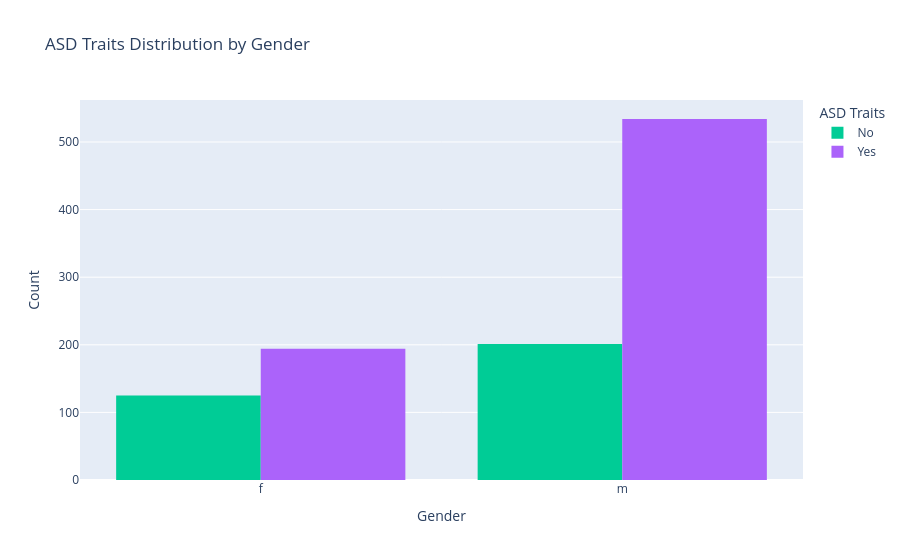

Notebook cell for this chart:
### Code cell
fig_bar_gender = px.histogram(
    asd_toddlers_df, 
    x="Sex", 
    color="ASD_Traits",
    barmode="group",
    color_discrete_map={"1": "#FF8042", "0": "#0088FE"},
    title="ASD Traits Distribution by Gender",
    labels={"Sex": "Gender", "ASD_Traits": "ASD Traits"}
)
fig_bar_gender.update_layout(
    xaxis_title="Gender",
    yaxis_title="Count",
    legend_title="ASD Traits",
    font=dict(size=12)
)

### Figure 1 — Plotly figure (JSON) as saved in the notebook; plotly's stock layout.template omitted (floating-point values rounded to 4 significant figures; data arrays with more than 128 entries replaced by an {"elided": "..."} marker saying what was removed)
{"data": [{"alignmentgroup": "True", "bingroup": "x", "hovertemplate": "ASD Traits=No<br>Gender=%{x}<br>count=%{y}<extra></extra>", "legendgroup": "No", "marker": {"color": "#00cc96", "pattern": {"shape": ""}}, "name": "No", "offsetgroup": "No", "orientation": "v", "showlegend": true, "type": "histogram", "x": {"elided": "326 str values"}, "xaxis": "x", "yaxis": "y"}, {"alignmentgroup": "True", "bingroup": "x", "hovertemplate": "ASD Traits=Yes<br>Gender=%{x}<br>count=%{y}<extra></extra>", "legendgroup": "Yes", "marker": {"color": "#ab63fa", "pattern": {"shape": ""}}, "name": "Yes", "offsetgroup": "Yes", "orientation": "v", "showlegend": true, "type": "histogram", "x": {"elided": "728 str values"}, "xaxis": "x", "yaxis": "y"}], "layout": {"barmode": "group", "font": {"size": 12}, "legend": {"title": {"text": "ASD Traits"}, "tracegroupgap": 0}, "title": {"text": "ASD Traits Distribution by Gender"}, "xaxis": {"anchor": "y", "domain": [0, 1], "title": {"text": "Gender"}}, "yaxis": {"anchor": "x", "domain": [0, 1], "title": {"text": "Count"}}}}
